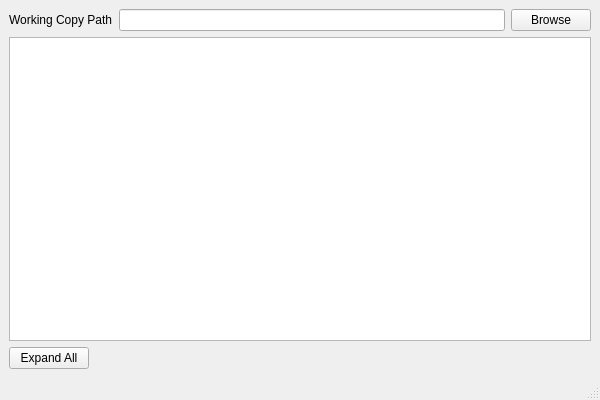
<?xml version="1.0" encoding="UTF-8"?>
<ui version="4.0">
 <class>Main_Window</class>
 <widget class="QMainWindow" name="Main_Window">
  <property name="geometry">
   <rect>
    <x>0</x>
    <y>0</y>
    <width>600</width>
    <height>400</height>
   </rect>
  </property>
  <property name="minimumSize">
   <size>
    <width>600</width>
    <height>400</height>
   </size>
  </property>
  <property name="windowTitle">
   <string>Externalator</string>
  </property>
  <widget class="QWidget" name="centralwidget">
   <layout class="QGridLayout" name="gridLayout">
    <item row="0" column="0">
     <layout class="QHBoxLayout" name="horizontalLayout">
      <item>
       <widget class="QLabel" name="wokring_copy_L">
        <property name="text">
         <string>Working Copy Path</string>
        </property>
       </widget>
      </item>
      <item>
       <widget class="QLineEdit" name="working_copy_path_LE"/>
      </item>
      <item>
       <widget class="QPushButton" name="working_copy_browse_PB">
        <property name="text">
         <string>Browse</string>
        </property>
       </widget>
      </item>
     </layout>
    </item>
    <item row="1" column="0">
     <widget class="QTreeView" name="externals_TV"/>
    </item>
    <item row="2" column="0">
     <layout class="QHBoxLayout" name="horizontalLayout_2">
      <item>
       <widget class="QPushButton" name="expand_PB">
        <property name="text">
         <string>Expand All</string>
        </property>
       </widget>
      </item>
      <item>
       <spacer name="horizontalSpacer">
        <property name="orientation">
         <enum>Qt::Horizontal</enum>
        </property>
        <property name="sizeHint" stdset="0">
         <size>
          <width>40</width>
          <height>20</height>
         </size>
        </property>
       </spacer>
      </item>
     </layout>
    </item>
   </layout>
  </widget>
  <widget class="QMenuBar" name="menubar">
   <property name="geometry">
    <rect>
     <x>0</x>
     <y>0</y>
     <width>600</width>
     <height>19</height>
    </rect>
   </property>
  </widget>
  <widget class="QStatusBar" name="statusbar"/>
 </widget>
 <resources/>
 <connections/>
</ui>
